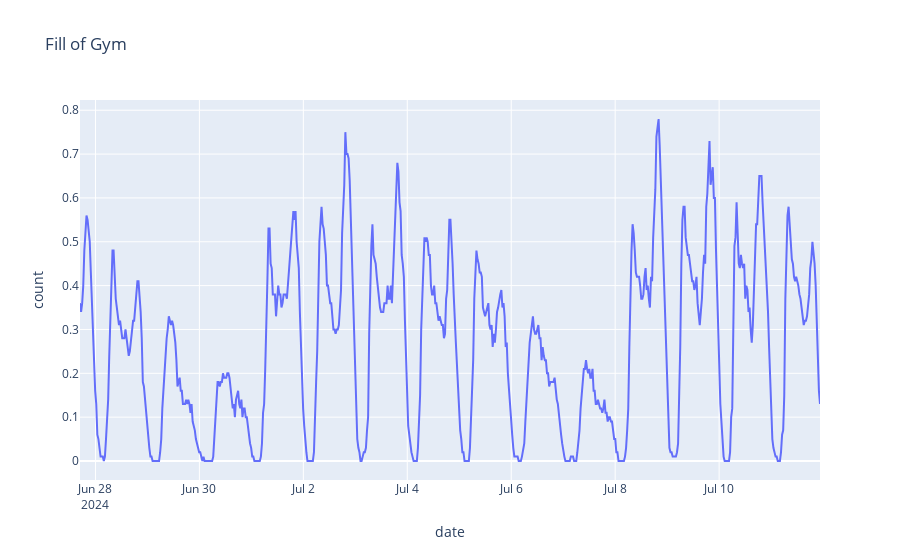

The notebook cell this image was saved under:
### Code cell
px.line(df, x="date", y="count", title="Fill of Gym")

### Figure 1 — Plotly figure (JSON) as saved in the notebook; plotly's stock layout.template omitted (floating-point values rounded to 4 significant figures; data arrays with more than 128 entries replaced by an {"elided": "..."} marker saying what was removed)
{"data": [{"hovertemplate": "date=%{x}<br>count=%{y}<extra></extra>", "legendgroup": "", "line": {"color": "#636efa", "dash": "solid"}, "marker": {"symbol": "circle"}, "mode": "lines", "name": "", "orientation": "v", "showlegend": false, "type": "scatter", "x": {"elided": "684 str values"}, "xaxis": "x", "y": {"elided": "684 float values"}, "yaxis": "y"}], "layout": {"legend": {"tracegroupgap": 0}, "title": {"text": "Fill of Gym"}, "xaxis": {"anchor": "y", "domain": [0, 1], "title": {"text": "date"}}, "yaxis": {"anchor": "x", "domain": [0, 1], "title": {"text": "count"}}}}
